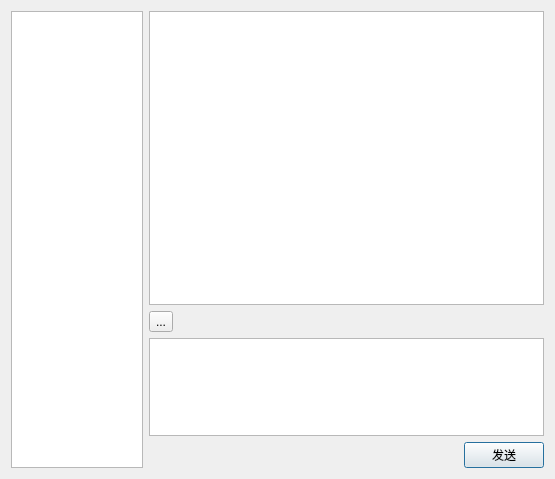
<?xml version="1.0" encoding="UTF-8"?>
<ui version="4.0">
 <class>ChatDialog</class>
 <widget class="QDialog" name="ChatDialog">
  <property name="geometry">
   <rect>
    <x>0</x>
    <y>0</y>
    <width>555</width>
    <height>479</height>
   </rect>
  </property>
  <property name="windowTitle">
   <string>Dialog</string>
  </property>
  <layout class="QHBoxLayout" name="horizontalLayout_4">
   <item>
    <layout class="QHBoxLayout" name="horizontalLayout" stretch="1,3">
     <item>
      <widget class="QListWidget" name="contactsListWidget">
       <property name="sizePolicy">
        <sizepolicy hsizetype="Maximum" vsizetype="Expanding">
         <horstretch>0</horstretch>
         <verstretch>0</verstretch>
        </sizepolicy>
       </property>
       <property name="maximumSize">
        <size>
         <width>200</width>
         <height>16777215</height>
        </size>
       </property>
      </widget>
     </item>
     <item>
      <layout class="QVBoxLayout" name="verticalLayout" stretch="12,1,4,1">
       <item>
        <widget class="QListWidget" name="messagesListWidget">
         <property name="sizePolicy">
          <sizepolicy hsizetype="Expanding" vsizetype="Expanding">
           <horstretch>0</horstretch>
           <verstretch>1</verstretch>
          </sizepolicy>
         </property>
        </widget>
       </item>
       <item>
        <layout class="QHBoxLayout" name="horizontalLayout_2">
         <item>
          <widget class="QToolButton" name="emojiButton">
           <property name="text">
            <string>...</string>
           </property>
           <property name="icon">
            <iconset resource="patientclient.qrc">
             <normaloff>:/emojis/EMOJI_8.png</normaloff>:/emojis/EMOJI_8.png</iconset>
           </property>
          </widget>
         </item>
         <item>
          <spacer name="horizontalSpacer_2">
           <property name="orientation">
            <enum>Qt::Horizontal</enum>
           </property>
           <property name="sizeHint" stdset="0">
            <size>
             <width>40</width>
             <height>20</height>
            </size>
           </property>
          </spacer>
         </item>
        </layout>
       </item>
       <item>
        <widget class="QTextEdit" name="messageTextEdit">
         <property name="sizePolicy">
          <sizepolicy hsizetype="Expanding" vsizetype="Expanding">
           <horstretch>0</horstretch>
           <verstretch>1</verstretch>
          </sizepolicy>
         </property>
        </widget>
       </item>
       <item>
        <layout class="QHBoxLayout" name="horizontalLayout_3">
         <item>
          <spacer name="horizontalSpacer">
           <property name="orientation">
            <enum>Qt::Horizontal</enum>
           </property>
           <property name="sizeHint" stdset="0">
            <size>
             <width>40</width>
             <height>20</height>
            </size>
           </property>
          </spacer>
         </item>
         <item>
          <widget class="QPushButton" name="sendButton">
           <property name="text">
            <string>发送</string>
           </property>
          </widget>
         </item>
        </layout>
       </item>
      </layout>
     </item>
    </layout>
   </item>
  </layout>
 </widget>
 <resources>
  <include location="patientclient.qrc"/>
 </resources>
 <connections/>
</ui>
